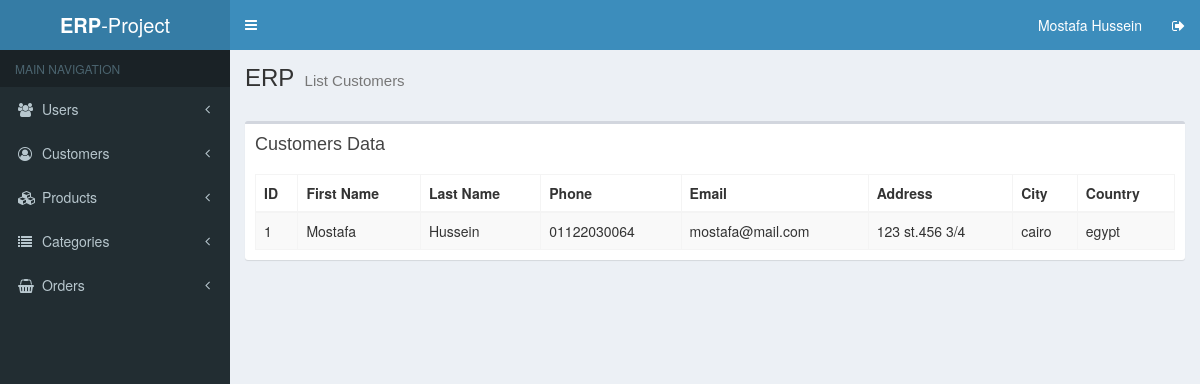
The page /list_customers.php (signed in) on the database its author committed.
### tables this page shows
CREATE TABLE `customers` (
  `id` int(10) NOT NULL,
  `firstname` varchar(255) NOT NULL,
  `lastname` varchar(255) NOT NULL,
  `phone` varchar(255) NOT NULL,
  `email` varchar(255) NOT NULL,
  `address` varchar(255) NOT NULL,
  `city` varchar(255) NOT NULL,
  `gov` varchar(255) NOT NULL
);

### includes/classes/config/DbConfig.php (called while the page is built, shortened)
<?php
class DbConfig
{
    private $_host = 'localhost';
    private $_username = 'root';
    private $_password = '';
    private $_database = 'amit';
    protected $connection;
    protected function connect()
    {
        if (!isset($this->connection)) {
            $this->connection = new mysqli($this->_host, $this->_username, $this->_password, $this->_database);
            mysqli_set_charset($this->connection,"utf8");
        }
        return $this->connection;
    }
}

### includes/classes/config/Crud.php (called while the page is built, shortened)
<?php
include 'DbConfig.php';
class Crud extends DbConfig
{
	public function getAllData($table) {
		$query = "SELECT * FROM `$table`";
		$result = $this->connect()->query($query);
		$rows = [];
		while ($row = $result->fetch_assoc()) {
			$rows[] = $row;
		}
		return $rows;
	}
}
?>

### list_customers.php (the view)
<?php
include 'includes/header.php';
include 'includes/classes/config/Crud.php';
 ?>
<?php include 'includes/main_header.php'; ?>
<?php include 'includes/left_sidebar.php'; ?>
	<div class="content-wrapper">
		<section class="content-header">
		  	<h1>
		  		ERP
		    	<small>List Customers</small>
		  	</h1>
		</section>
		<section class="content">
			<div class="row">
    			<section class="content">
      				<div class="row">
			        	<div class="col-xs-12">
			          		<div class="box">
			            		<div class="box-header">
			              			<h3 class="box-title">Customers Data</h3>
			            		</div>
			            		<div class="box-body">
				              		<table id="example1" class="table table-bordered table-striped">
				                		<thead>
				                			<tr>
								                <th>ID</th>
								                <th>First Name</th>
								                <th>Last Name</th>
								                <th>Phone</th>
								                <th>Email</th>
								                <th>Address</th>
								                <th>City</th>
								                <th>Country</th>
				                			</tr>
				                		</thead>
				                		<tbody>
				                		<?php
				                			$crud = new Crud();
			            					$result = $crud->getAllData('customers');
				                			foreach ($result as $order) {
					                  			$customer_id = $order['id'];
					                  			$firstname = $order['firstname'];
					                  			$lastname = $order['lastname'];
					                  			$phone = $order['phone'];
					                  			$email = $order['email'];
					                  			$address = $order['address'];
					                  			$city = $order['city'];
					                  			$country = $order['gov'];
					                  		?>
				                			<tr>
							                  	<td><?=  $customer_id; ?></td>
							                  	<td><?=  $firstname; ?></td>
							                  	<td><?=  $lastname; ?></td>
							                  	<td><?=  $phone; ?></td>
							                  	<td><?=  $email; ?></td>
							                  	<td><?=  $address; ?></td>
							                  	<td><?=  $city; ?></td>
							                  	<td><?=  $country; ?></td>
							                </tr>
										<?php
							            	}
							            ?>
				                		</tbody>
				              		</table>
			            		</div>
			          		</div>
						</div>
					</div>
				</section>
			</div>
		</section>
	</div>
<?php include 'includes/main_footer.php'; ?>

### rows shown on the page
customers: id "1", firstname "Mostafa", lastname "Hussein", phone "01122030064", email "mostafa@mail.com", address "123 st.456 3/4", city "cairo", gov "egypt"

### other values the page prints
$_SESSION['fname'] "Mostafa"
$_SESSION['lname'] "Hussein"
